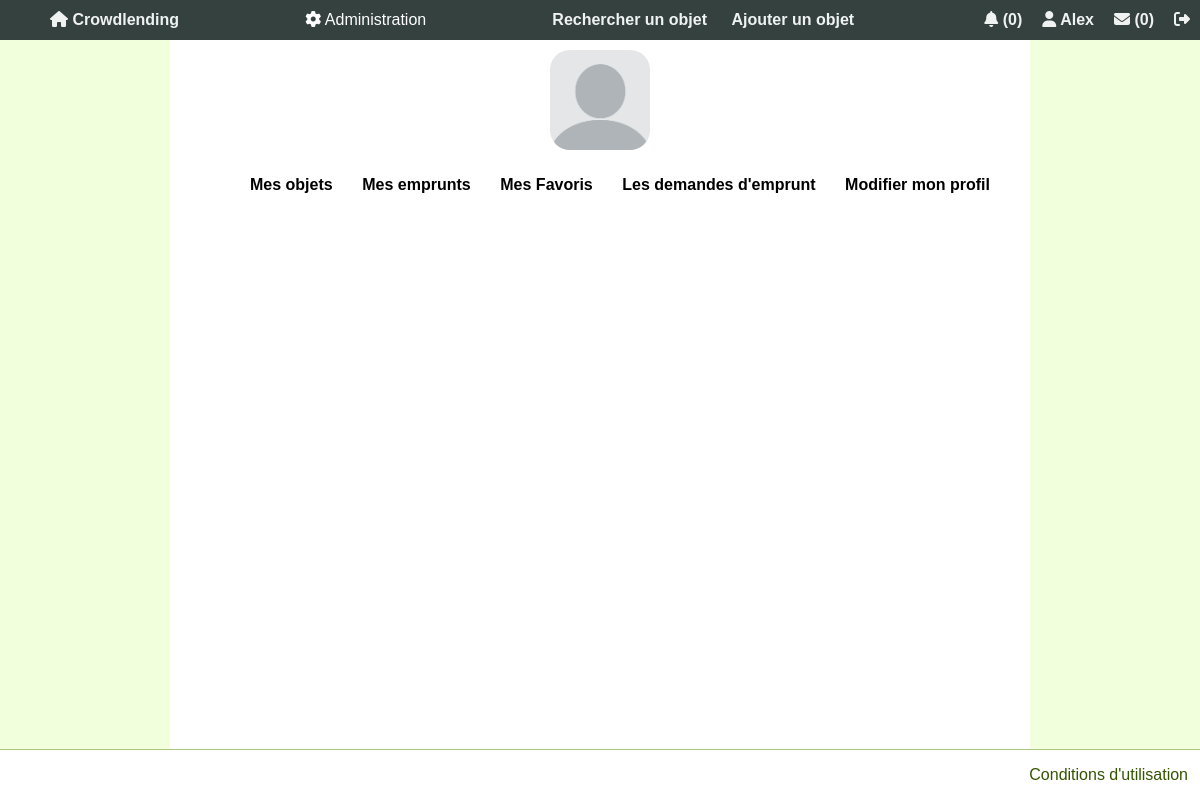
Screenshot of /espacePerso.php (signed in) with the database file from the repository.
### tables this page shows
CREATE TABLE Membre
(
    idMembre INT PRIMARY KEY NOT NULL AUTO_INCREMENT,
    pseudo VARCHAR(16) NOT NULL UNIQUE,
    email VARCHAR(100) NOT NULL UNIQUE,
    mdp VARCHAR(200) NOT NULL,
    nom VARCHAR(50) NOT NULL,
    prenom VARCHAR(50) NOT NULL,
    adresse VARCHAR(200) NOT NULL,
    telephone VARCHAR(15) NOT NULL,
    idRole INT NOT NULL,
    note int,
    image varchar(255) DEFAULT 'profil.png',
    banni BOOLEAN NOT NULL DEFAULT FALSE,
    cle varchar(32) NOT NULL,
    actif int(11) DEFAULT NULL,
    CONSTRAINT UC_Membre UNIQUE (pseudo,email),
    FOREIGN KEY (idRole) REFERENCES Role(idRole)
);

### espacePerso.php (the view)
<?php require "header.php"?>
<section>
<?php
	$query = $bdd->query("SELECT image FROM Membre WHERE idMembre = " . $_SESSION['id']);
	if($query->rowCount() > 0){
		while($row = $query->fetch(PDO::FETCH_ASSOC)){
			$imageURL = 'images/users/'.$row["image"];
?>
    <div id="profil"><img src="<?php echo $imageURL; ?>" id="profil_image" /><div>
<?php 	}
	}else{ ?>
    <div id="profil"><image src="images/users/profil.png" id="profil_image"><div>
<?php 	} ?>
	<nav>
		<ul>
			<li><a href="objetsProposesModif.php"> Mes objets</a></li>
			<li><a href="mesEmprunts.php"> Mes emprunts</a></li>
			<li><a href="mesFavoris.php"> Mes Favoris</a></li>
			<li><a href="objetsEmpruntes.php"> Les demandes d'emprunt</a></li>
			<li><a href="formEditProfil.php"> Modifier mon profil</a></li>
		</ul>
	</nav>
</section>
<?php require "footer.php"?>

### header.php (shortened to what this page needs)
<!DOCTYPE HTML>
<html lang="fr">
<head>
	<link rel="stylesheet" media="screen" type="text/css" href="style/style.css"/>
</head>
<body>
	<?php
	require_once("connexionBD.php");
	if(isset($_SESSION['id'])){
		$query = $bdd->prepare("SELECT pseudo, idRole, banni FROM Membre WHERE idMembre = ?");
		$query->execute(array($_SESSION['id']));
		$row = $query->fetch();
	}
	?>
	<header>
		<nav>
			<ul>
				<div>
					<li><a href="index.php"> <i class="fas fa-home"></i> Crowdlending</a></li>
				</div>
				<div>
				<?php
					if(isset($_SESSION['id'])){
						if($row['idRole'] == 1) {
							$nbsign = $bdd->query('SELECT COUNT(*) AS nbSign FROM Objet WHERE signale = 1');
							$rowsign = $nbsign->fetch();
							$nbrec = $bdd->query('SELECT COUNT(*) AS nbRec FROM Reclamation');
							$rowrec = $nbrec->fetch();
							echo ' <div class="dropdown">
									<button class="dropbtn"><i class="fas fa-cog"></i> Administration</button>
									<div class="dropdown-content">
										<a href="Charte.php"> Charte de l\'utilisation </a>
										<a href="gestionCategories.php"> Gestion catégories </a>
										<a href="ListObjSignale.php"> Objets signalés(' . $rowsign['nbSign'] . ')  </a>
										<a href="ListeReclamations.php"> Reclamations(' . $rowrec['nbRec'] . ')  </a>
									  </div>
									</div> ';
						}
					}
					?>
				</div>
				<div>
					<li><a href="recherche.php"> Rechercher un objet </a></li>
					<li><a href="formAddObjet.php"> Ajouter un objet </a></li>
				</div>
				<div>
					<?php
					if(isset($_SESSION['id'])){
						$nbNotif = $bdd->prepare('SELECT COUNT(*) AS nbNotif FROM Notification WHERE idMembreNotif = :idMembre AND lu = FALSE');
						$nbNotif->execute(array('idMembre'=>$_SESSION['id']));
						$rowNotif = $nbNotif->fetch();
						echo '<li><a href="notifications.php"> <i class="fas fa-bell"></i> (' . $rowNotif['nbNotif'] . ')</a></li>';
						echo '<li><a href="espacePerso.php"> <i class="fas fa-user"></i> ' . $row['pseudo'] . '</a></li>';
						$nbNotifMes = $bdd->prepare('SELECT COUNT(*) AS nbNotifMes FROM NotificationMessage WHERE idRecepteur = :idMembre AND lu = FALSE');
						$nbNotifMes->execute(array('idMembre'=>$_SESSION['id']));
						$rowNotifMes = $nbNotifMes->fetch();
						echo "<li><a title = 'Messagerie' href='messages.php'><i class='fas fa-envelope'></i></i> (" . $rowNotifMes['nbNotifMes'] . ")</a></li>";
						echo "<li><a title = 'Déconnexion' href='deconnexion.php'><i class='fas fa-sign-out-alt'></i></a></li>";
					}
					else{
						echo '<li><a href="login.php"> Se connecter </a></li>';
					}
					?>
				</div>
			</ul>
		</nav>
	</header>

### style/style.css (style rules this page uses)
html { height: 100%; width: 100%; margin:0px; padding: 0px; }
body { margin:0px; padding: 0px; width: 100%; font-family: Arial, Verdana, Geneva, sans-serif; background-color: #f2ffdd; min-height:100vh; display:flex; flex-direction:column; }
section { flex-grow: 1; padding: 30px; margin: auto; width: 800px; background-color: white; padding-top: 50px; }
header { position: fixed; top: 0; width: 100%; height:40px; background-color:#34413F; display: flex; justify-content: center; }
a, a:visited { color:#335400; text-decoration: none; }
nav { flex: 1 1 auto; display: flex; justify-content: center; }
nav ul { list-style-type:none; flex: 1 1 auto; display:flex; justify-content: space-between; align-items: center; }
nav ul li { display:inline-flex; }
nav ul li a { text-align: center; padding: 10px 10px; text-decoration: none; font-weight: bold; color: black; }
header nav ul li a, header nav ul li a:visited { text-align: center; padding: 10px 10px; text-decoration: none; font-weight: bold; color:#EFF2F1; }
#profil_image { height:100px; width:100px; border-radius:20px; margin: 0 auto; display: block; }
.dropbtn { background-color: #34413F; color: white; height: 40px; font-size: 16px; border: none; }
.dropdown { position: relative; display: inline-block; }

### rows the page displays
membre: pseudo "Alex", image (picture)

### other values shown
$rowNotif['nbNotif'] "0"
$rowNotifMes['nbNotifMes'] "0"
